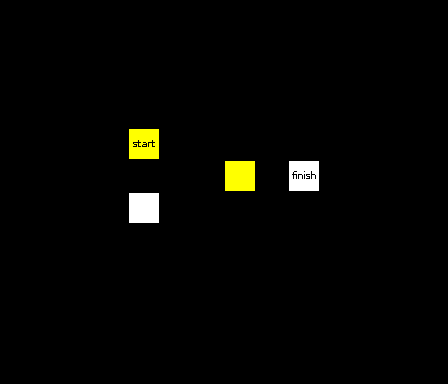

A 2D game scene composited from a Tiled map and its tileset images. What follows is a short description and the map's XML, with every tile layer's data as written:
An orthogonal 14x12 tile map with 32x32 px tiles, 3 tile layers (base, gates, triggers) and 11 objects (5x tree, 4x pinetree, 2x bush).

<map version="1.0" orientation="orthogonal" renderorder="right-down" width="14" height="12" tilewidth="32" tileheight="32" nextobjectid="14">
 <properties>
  <property name="steps" type="int" value="16" />
 </properties>
 <tileset firstgid="1" source="../../resources/tiled/tiled.tsx" />
 <layer name="base" width="14" height="12">
  <data encoding="csv">
0,0,0,0,0,0,0,0,0,0,0,0,0,0,
0,0,0,0,0,0,0,0,0,0,0,0,0,0,
0,0,0,0,0,0,0,0,0,0,0,0,0,0,
0,0,0,0,0,0,0,0,0,0,0,0,0,0,
0,0,0,0,1,0,0,0,0,0,0,0,0,0,
0,0,0,0,1,1,1,1,1,1,0,0,0,0,
0,0,0,0,1,1,1,0,0,0,0,0,0,0,
0,0,0,0,0,0,0,0,0,0,0,0,0,0,
0,0,0,0,0,0,0,0,0,0,0,0,0,0,
0,0,0,0,0,0,0,0,0,0,0,0,0,0,
0,0,0,0,0,0,0,0,0,0,0,0,0,0,
0,0,0,0,0,0,0,0,0,0,0,0,0,0
</data>
 </layer>
 <layer name="gates" width="14" height="12">
  <data encoding="csv">
0,0,0,0,0,0,0,0,0,0,0,0,0,0,
0,0,0,0,0,0,0,0,0,0,0,0,0,0,
0,0,0,0,0,0,0,0,0,0,0,0,0,0,
0,0,0,0,0,0,0,0,0,0,0,0,0,0,
0,0,0,0,0,0,0,0,0,0,0,0,0,0,
0,0,0,0,0,0,0,4,0,3,0,0,0,0,
0,0,0,0,3,0,0,0,0,0,0,0,0,0,
0,0,0,0,0,0,0,0,0,0,0,0,0,0,
0,0,0,0,0,0,0,0,0,0,0,0,0,0,
0,0,0,0,0,0,0,0,0,0,0,0,0,0,
0,0,0,0,0,0,0,0,0,0,0,0,0,0,
0,0,0,0,0,0,0,0,0,0,0,0,0,0
</data>
 </layer>
 <layer name="triggers" width="14" height="12">
  <data encoding="csv">
0,0,0,0,0,0,0,0,0,0,0,0,0,0,
0,0,0,0,0,0,0,0,0,0,0,0,0,0,
0,0,0,0,0,0,0,0,0,0,0,0,0,0,
0,0,0,0,0,0,0,0,0,0,0,0,0,0,
0,0,0,0,2,0,0,0,0,0,0,0,0,0,
0,0,0,0,0,0,0,0,0,9,0,0,0,0,
0,0,0,0,11,0,0,0,0,0,0,0,0,0,
0,0,0,0,0,0,0,0,0,0,0,0,0,0,
0,0,0,0,0,0,0,0,0,0,0,0,0,0,
0,0,0,0,0,0,0,0,0,0,0,0,0,0,
0,0,0,0,0,0,0,0,0,0,0,0,0,0,
0,0,0,0,0,0,0,0,0,0,0,0,0,0
</data>
 </layer>
 <objectgroup name="objects">
  <object id="1" name="tree" x="128" y="32" width="32" height="32" />
  <object id="4" name="pinetree" x="320" y="64" width="32" height="32" />
  <object id="5" name="bush" x="96" y="288" width="32" height="32" />
  <object id="6" name="tree" x="64" y="64" width="32" height="32" />
  <object id="7" name="tree" x="96" y="32" width="32" height="32" />
  <object id="8" name="tree" x="128" y="64" width="32" height="32" />
  <object id="9" name="bush" x="352" y="320" width="32" height="32" />
  <object id="10" name="pinetree" x="384" y="160" width="32" height="32" />
  <object id="11" name="pinetree" x="160" y="320" width="32" height="32" />
  <object id="12" name="pinetree" x="32" y="224" width="32" height="32" />
  <object id="13" name="tree" x="320" y="288" width="32" height="32" />
 </objectgroup>
</map>
